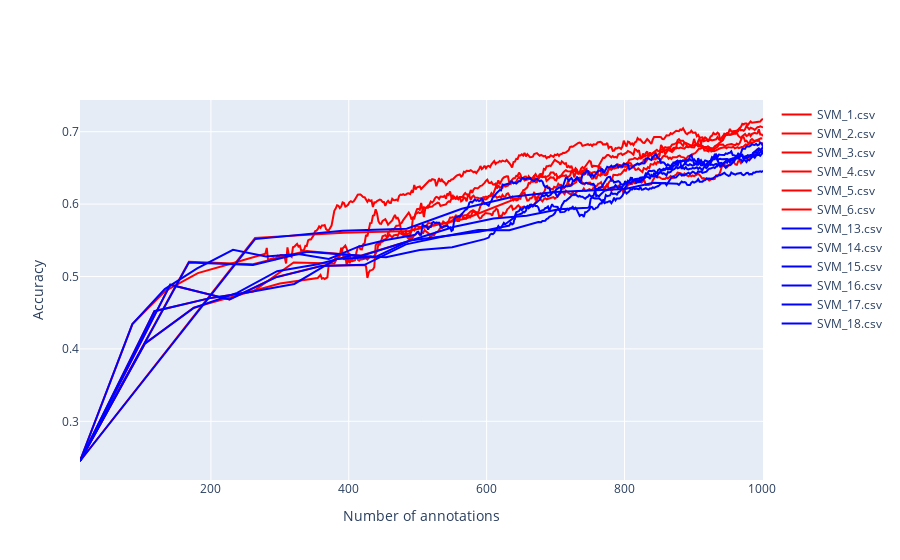

The code cell stored with this chart in its notebook:
### Code cell
path1 = 'Tuning_Results/iter_damp_pref/1AP'
path2 = 'Tuning_Results/iter_damp_pref/5AP'
path3 = 'Tuning_Results/iter_damp_pref/10AP'

paths = [path2, path3]
colors = ['red', 'blue', 'green']
fig = go.Figure()

top_three = []
for path in paths:
    files = os.listdir(path)

    for file in files:
        df = pd.read_csv(os.path.join(path, file))
        max_acc = np.max(df['Accuracy'])
        damping = df['damping'][np.argmax(df['Accuracy'])]
        pref = df['preference'][np.argmax(df['Accuracy'])]
        top_three.append((file, max_acc, damping, pref))

        fig.add_trace(go.Scatter(x=df['Number of Annotations'], y=df['Accuracy'], name=file, line=dict(color=colors[paths.index(path)])))

fig.update_layout(
    xaxis={'title': 'Number of annotations'},
    yaxis={'title': 'Accuracy'}
)

fig.show()

### Figure 1 — Plotly figure (JSON) as saved in the notebook; plotly's stock layout.template omitted (floating-point values rounded to 4 significant figures; data arrays with more than 128 entries replaced by an {"elided": "..."} marker saying what was removed)
{"data": [{"line": {"color": "red"}, "name": "SVM_1.csv", "type": "scatter", "x": {"elided": "730 int values"}, "y": {"elided": "730 float values"}}, {"line": {"color": "red"}, "name": "SVM_2.csv", "type": "scatter", "x": {"elided": "654 int values"}, "y": {"elided": "654 float values"}}, {"line": {"color": "red"}, "name": "SVM_3.csv", "type": "scatter", "x": {"elided": "630 int values"}, "y": {"elided": "630 float values"}}, {"line": {"color": "red"}, "name": "SVM_4.csv", "type": "scatter", "x": {"elided": "588 int values"}, "y": {"elided": "588 float values"}}, {"line": {"color": "red"}, "name": "SVM_5.csv", "type": "scatter", "x": {"elided": "520 int values"}, "y": {"elided": "520 float values"}}, {"line": {"color": "red"}, "name": "SVM_6.csv", "type": "scatter", "x": {"elided": "366 int values"}, "y": {"elided": "366 float values"}}, {"line": {"color": "blue"}, "name": "SVM_13.csv", "type": "scatter", "x": {"elided": "519 int values"}, "y": {"elided": "519 float values"}}, {"line": {"color": "blue"}, "name": "SVM_14.csv", "type": "scatter", "x": {"elided": "417 int values"}, "y": {"elided": "417 float values"}}, {"line": {"color": "blue"}, "name": "SVM_15.csv", "type": "scatter", "x": {"elided": "381 int values"}, "y": {"elided": "381 float values"}}, {"line": {"color": "blue"}, "name": "SVM_16.csv", "type": "scatter", "x": {"elided": "339 int values"}, "y": {"elided": "339 float values"}}, {"line": {"color": "blue"}, "name": "SVM_17.csv", "type": "scatter", "x": {"elided": "267 int values"}, "y": {"elided": "267 float values"}}, {"line": {"color": "blue"}, "name": "SVM_18.csv", "type": "scatter", "x": {"elided": "137 int values"}, "y": {"elided": "137 float values"}}], "layout": {"xaxis": {"title": {"text": "Number of annotations"}}, "yaxis": {"title": {"text": "Accuracy"}}}}
